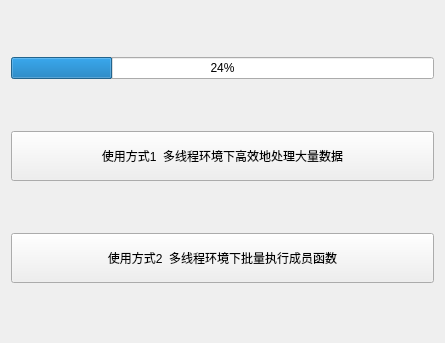
<?xml version="1.0" encoding="UTF-8"?>
<ui version="4.0">
 <class>Widget</class>
 <widget class="QWidget" name="Widget">
  <property name="geometry">
   <rect>
    <x>0</x>
    <y>0</y>
    <width>445</width>
    <height>343</height>
   </rect>
  </property>
  <property name="windowTitle">
   <string>Widget</string>
  </property>
  <layout class="QGridLayout" name="gridLayout">
   <item row="0" column="0">
    <widget class="QProgressBar" name="progressBar">
     <property name="value">
      <number>24</number>
     </property>
    </widget>
   </item>
   <item row="1" column="0">
    <widget class="QPushButton" name="pushButton">
     <property name="maximumSize">
      <size>
       <width>16777215</width>
       <height>50</height>
      </size>
     </property>
     <property name="text">
      <string>使用方式1  多线程环境下高效地处理大量数据</string>
     </property>
    </widget>
   </item>
   <item row="2" column="0">
    <widget class="QPushButton" name="pushButton_2">
     <property name="maximumSize">
      <size>
       <width>16777215</width>
       <height>50</height>
      </size>
     </property>
     <property name="text">
      <string>使用方式2  多线程环境下批量执行成员函数</string>
     </property>
    </widget>
   </item>
  </layout>
 </widget>
 <resources/>
 <connections/>
</ui>
